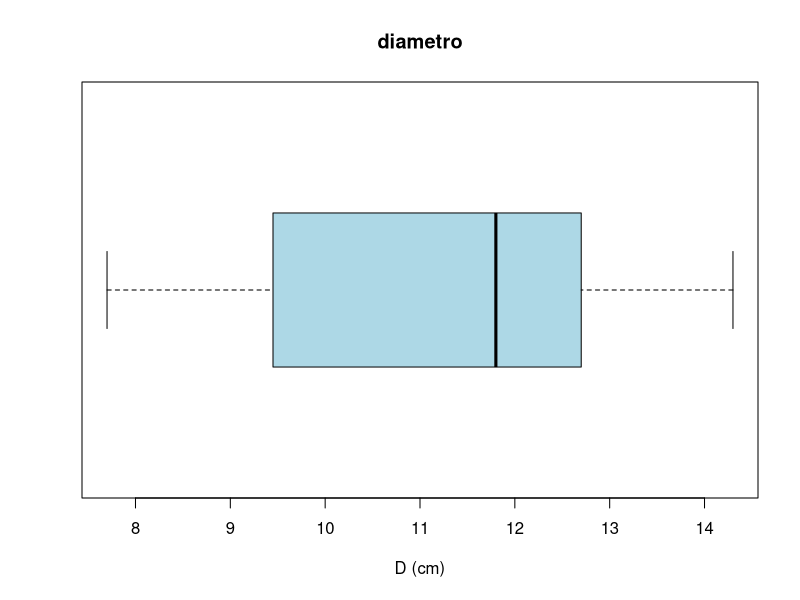

This chart was generated by the following R code:
# Martin Lopez
# 05/08/2019
# clase 0

# pasos básicos -----------------------------------------------------------

2+2 
a <- 1

diametro <- c(12, 8.6, 9.2, 7.7, 12.9, 11.7, 9.7, 14.2,
              11.8, 14.3, 12.5)
diametro

# Medidas de tendencia central

mean(diametro)
median(diametro)

# Medidas de dispersión

sd(diametro)
var(diametro)

# Gráficas ----------------------------------------------------------------

boxplot(diametro, horizontal =TRUE, col = "lightblue", main= "diametro", 
        xlab= "D (cm)")


